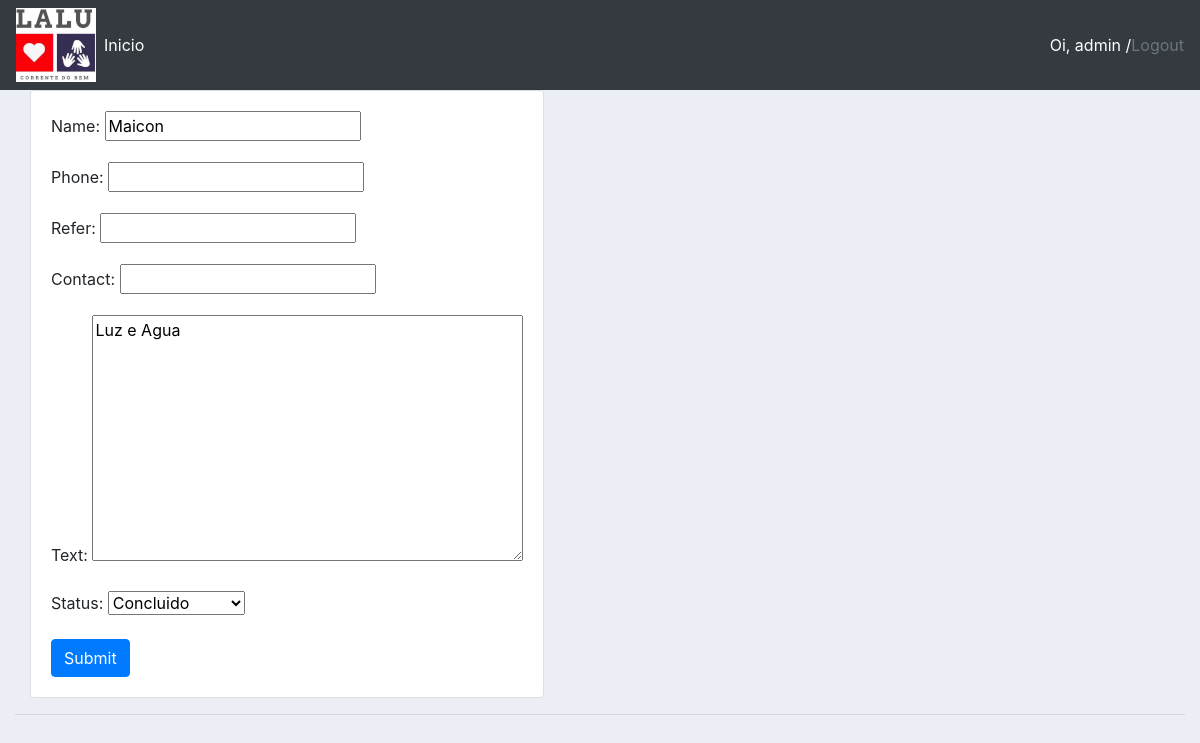
The app's page /update_customer/8/ (signed in) with its own data.
### crm/models.py (models this page shows, shortened)
class Customer(models.Model):
    STATUS = (
        ('Pendente', 'Pendente'),
        ('Em Andamento', 'Em Andamento'),
        ('Concluido', 'Concluido'),
    )
    name = models.CharField(max_length=200, null=True)
    phone = models.CharField(max_length=15, null=True)
    date_created = models.DateTimeField(auto_now_add=True, null=True, blank=False)
    refer = models.CharField(max_length=20, null=True, blank=False)
    contact = models.CharField(max_length=20, null=True, blank=False)
    text = models.TextField(null=True, blank=False)
    status = models.CharField(max_length=200, null=True, choices=STATUS)

### crm/views.py (the view)
# urls.py: path('update_customer/<str:pk>/', views.updateCustomer, name='update_customer'),
@staff_member_required
def updateCustomer(request, pk):
    customer = Customer.objects.get(id=pk)
    form = CustomerForm(instance=customer)
    if request.method == 'POST':
        form = CustomerForm(request.POST, instance=customer)
        if form.is_valid():
            form.save()
            return redirect('/')
    context = {'form': form}
    return render(request, 'crm/customer_form.html', context)

### crm/forms.py
class CustomerForm(ModelForm):
    class Meta:
        model = Customer
        fields = '__all__'

### crm/templates/crm/customer_form.html (shortened to what this page needs)
{%  extends 'crm/main.html' %}
{% load static %}
{% block content %}
<div class="container">
<div class="row">
	<div class="col-lg-">
		<div class="card card-body">
			<form action="" method="POST">
				{{ form.as_p}}
				<input class="btn btn-primary"  type="submit" name="Submit">
			</form>
		</div>
	</div>
</div>
{% endblock %}

### crm/templates/crm/navbar.html (shortened to what this page needs)
{% load static %}
<nav class="navbar navbar-expand-lg navbar-dark bg-dark">
  <img src="{% static 'imagens/logo.png' %}">
  <div class="collapse navbar-collapse" id="navbarNav">
    <ul class="navbar-nav">
      <li class="nav-item active">
        <a class="nav-link" href="{% url 'home' %}">Inicio</a>
      </li>
    </ul>
  </div>
  <span><a class="text-white "> Oi, {{request.user }} /  </a></span>
  <span><a  class="text-muted" href=" {% url 'logout' %}"> Logout</a></span>
</nav>

### static/css/main.css (style rules this page uses)
body { background-color: #ebeff5; }

### records on screen
Customer: name "Maicon", text "Luz e Agua", status "Concluido"

### other values on screen
{{ request.user }} "admin"
